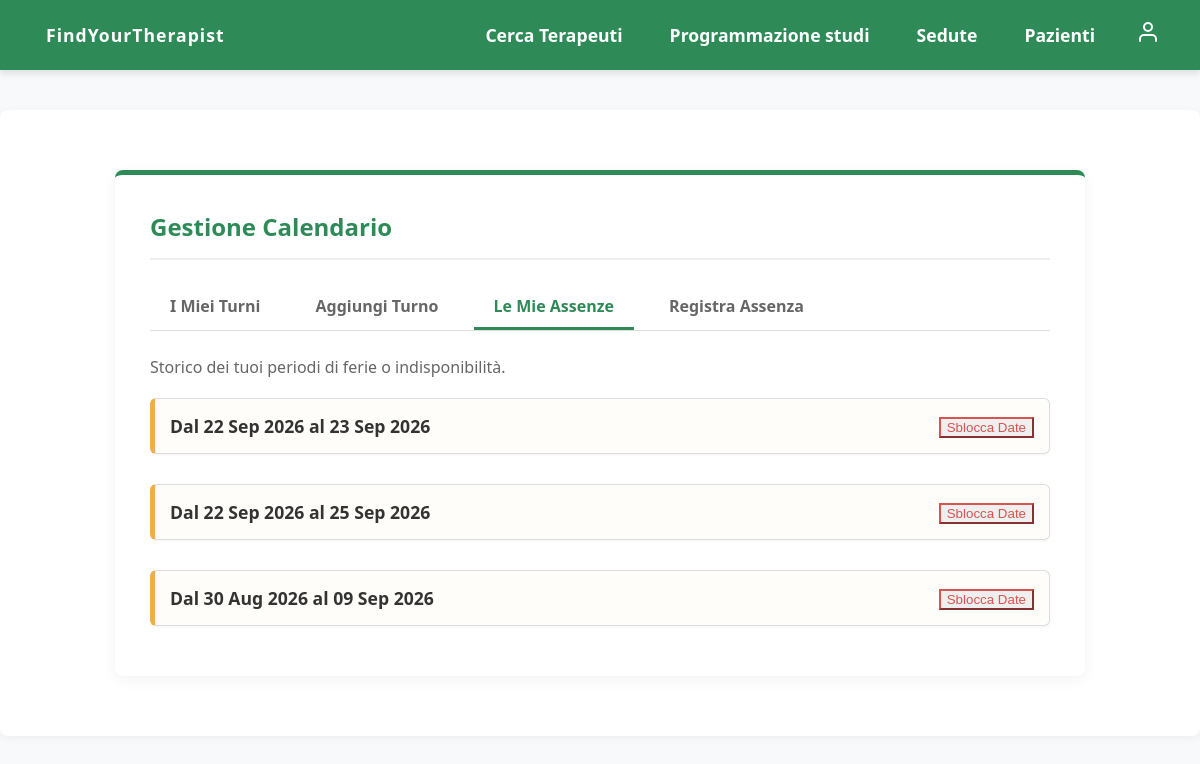
Page /prenotazioni/visualizza-assenze/ (signed in) on the earlier database version.
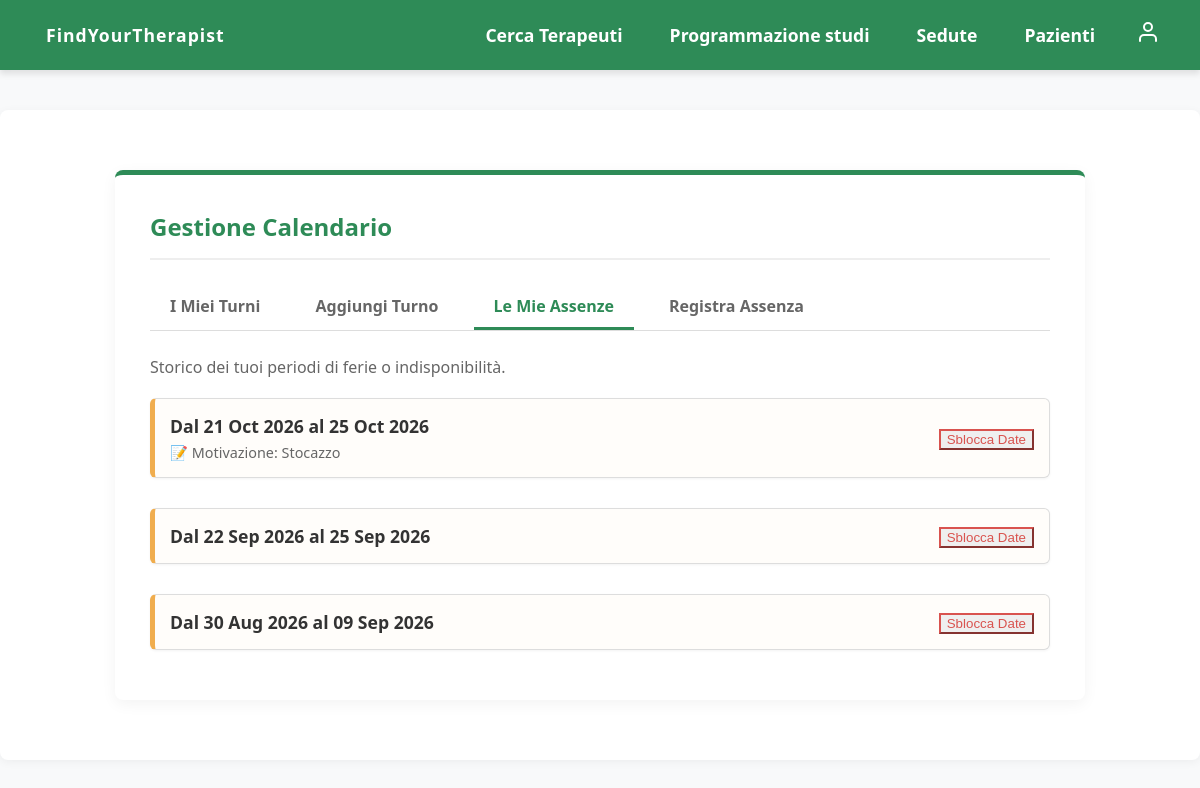
Same page on the later database version.
### prenotazioni/models.py (models this page shows, shortened)
class Assenza(models.Model):
    terapeuta = models.ForeignKey('utenti.Terapeuta', on_delete=models.CASCADE, related_name='assenze')
    data_inizio = models.DateField(default=None)
    data_fine = models.DateField(default=None)
    motivazione = models.CharField(max_length=100, blank=True, null=True)
    class Meta:
        verbose_name = "Assenza"
        verbose_name_plural = "Assenze"
        ordering = ['data_inizio']

### prenotazioni/views.py (the view)
# urls.py: path('visualizza-assenze/', VisualizzaAssenzeView.as_view(), name='visualizza_assenze'),
class VisualizzaAssenzeView(LoginRequiredMixin, View):
    def get(self, request):
        if not hasattr(request.user, 'terapeuta'):
            messages.error(request, "Accesso negato: non possiedi un profilo terapeuta.")
            return redirect('home')
        assenze = Assenza.objects.filter(terapeuta=request.user.terapeuta).order_by('-data_inizio')
        return render(request, 'prenotazioni/visualizza_assenze.html', {'assenze': assenze})

### templates/prenotazioni/visualizza_assenze.html (shortened to what this page needs)
{% extends 'base.html' %}
{% load static %}
{% block extra_css %}
    <link rel="stylesheet" href="{% static 'css/prenotazioni.css' %}?v=1">
{% endblock %}
{% block contenuto %}
<div class="prenotazioni-container">
    <div class="header-sezione">
        <h2>Gestione Calendario</h2>
    </div>
    <div class="tabs-menu">
        <a href="{% url 'prenotazioni:visualizza_disponibilita' %}" class="tab-link">I Miei Turni</a>
        <a href="{% url 'prenotazioni:disponibilita' %}" class="tab-link">Aggiungi Turno</a>
        <a href="{% url 'prenotazioni:visualizza_assenze' %}" class="tab-link attivo">Le Mie Assenze</a>
        <a href="{% url 'prenotazioni:assenza' %}" class="tab-link">Registra Assenza</a>
    </div>
    <p style="color: #666; margin-bottom: 20px;">Storico dei tuoi periodi di ferie o indisponibilità.</p>
    {% if assenze %}
        <div style="display: grid; gap: 15px;">
            {% for assenza in assenze %}
                <div class="card-lista" style="border-left: 5px solid #f0ad4e; display: flex; justify-content: space-between; align-items: center; background: #fffdfa; padding: 15px; border-radius: 6px; box-shadow: 0 1px 3px rgba(0,0,0,0.05);">
                    <div class="card-dettagli">
                        <strong style="font-size: 1.1em; color: #333;">
                            Dal {{ assenza.data_inizio|date:"d M Y" }} al {{ assenza.data_fine|date:"d M Y" }}
                        </strong>
                        {% if assenza.motivazione %}
                            <span style="display: block; margin-top: 5px; color: #666; font-size: 0.9em;">
                                📝 Motivazione: {{ assenza.motivazione }}
                            </span>
                        {% endif %}
                    </div>
                    <div class="card-azioni">
                        <form method="POST" action="{% url 'prenotazioni:elimina_assenza' assenza.id %}" onsubmit="return confirm('Sicuro di voler annullare questa assenza? Le prenotazioni per queste date torneranno ad essere aperte ai pazienti.');">
                            <button type="submit" class="btn-secondary-small" style="color: #d9534f; border-color: #d9534f; cursor: pointer;">Sblocca Date</button>
                        </form>
                    </div>
                </div>
            {% endfor %}
        </div>
    {% else %}
        <div style="background: white; padding: 30px; border-radius: 8px; text-align: center; color: #666; border: 1px dashed #ccc;">
            Nessuna assenza registrata al momento.
        </div>
    {% endif %}
</div>
{% endblock %}

Differences in the rows shown:
removed Assenza: data_inizio "22 Sep 2026", data_fine "23 Sep 2026"
added Assenza: data_inizio "21 Oct 2026", data_fine "25 Oct 2026", motivazione "Stocazzo"
